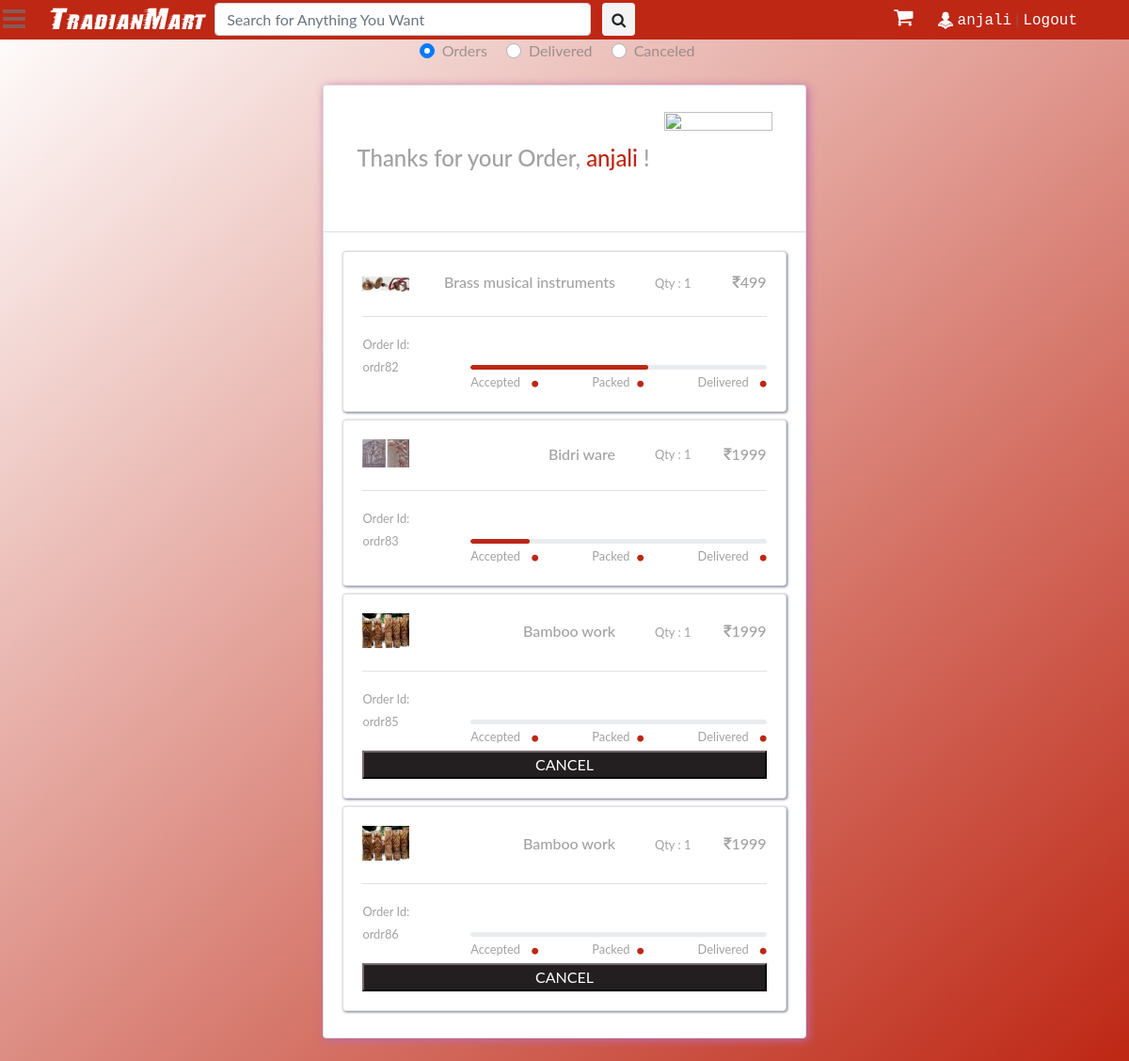
/myorders/ (signed in), run on the app's committed database.
### main/models.py (models this page shows, shortened)
class UserDetail(models.Model):
	SEX_CHOICES = (("Male",'Male'),("Female",'Female'),("Other",'Other'))
	STATE_CHOICES = (
		("Andaman & Nicobar Islands",'Andaman & Nicobar Islands'),
		("Andhra Pradesh",'Andhra Pradesh'),
		("Arunachal Pradesh",'Arunachal Pradesh'),
		("Assam",'Assam'),
		("Bihar",'Bihar'),
		("Chandigarh",'Chandigarh'),
		("Chhattisgarh",'Chhattisgarh'),
		("Dadra & Nagar Haveli",'Dadra & Nagar Haveli'),
		("Daman and Diu",'Daman and Diu'),
		("Delhi",'Delhi'),
		("Goa",'Goa'),
		("Gujarat",'Gujarat'),
		("Haryana",'Haryana'),
		("Himachal Pradesh",'Himachal Pradesh'),
		("Jammu & Kashmir",'Jammu & Kashmir'),
		("Jharkhand",'Jharkhand'),
		("Karnataka",'Karnataka'),
		("Kerala",'Kerala'),
		("Lakshadweep",'Lakshadweep'),
		("Madhya Pradesh",'Madhya Pradesh'),
		("Maharashtra",'Maharashtra'),
		("Manipur",'Manipur'),
		("Meghalaya",'Meghalaya'),
		("Mizoram",'Mizoram'),
		("Nagaland",'Nagaland'),
		("Odisha",'Odisha'),
		("Puducherry",'Puducherry'),
		("Punjab",'Punjab'),
		("Rajasthan",'Rajasthan'),
		("Sikkim",'Sikkim'),
		("Tamil Nadu",'Tamil Nadu'),
		("Telangana",'Telangana'),
		("Tripura",'Tripura'),
		("Uttarakhand",'Uttarakhand'),
		("Uttar Pradesh",'Uttar Pradesh'),
		("West Bengal",'West Bengal'),
		)
	user = models.OneToOneField(User, on_delete=models.CASCADE,primary_key=True)
	dob = models.DateField(null = True)
	photo = models.ImageField(default='default.png',upload_to='user_photos')
	mobile = models.CharField(max_length=10,null=True)
	alternate_mobile = models.CharField(max_length=10,null=True,blank=True)
	address = models.TextField()
	pincode = models.CharField(max_length=6, null=True)
	landmark = models.CharField(max_length=500, null=True, blank=True)
	locality = models.CharField(max_length=100, null=True, blank=True)
	city = models.CharField(max_length=100, null=True, blank=True)
	state = models.CharField(max_length=50,choices=STATE_CHOICES, null=True)
	sex = models.CharField(max_length=6,choices=SEX_CHOICES, null=True)

### saler/models.py (models this page shows, shortened)
class Orders(models.Model):
	STATUS_CHOICES = (("Accepted",'Accepted'),("Packed",'Packed'),("On The Way",'On The Way'),("Delivered",'Delivered'),("Cancel",'Cancel'))
	order_id = models.CharField(max_length=50,default='')
	saler = models.CharField(max_length=100,default='wrappers@admin',)
	user = models.ForeignKey(User, default='', on_delete=models.CASCADE)
	products = models.CharField(max_length=50)
	size = models.CharField(max_length=50,default='',null=True)
	status = models.CharField(max_length=15,choices=STATUS_CHOICES,default='')

class Product(models.Model):
	GST_CHOICES = (("0",'0'),("3",'3'),("5",'5'),("12",'12'),("18",'18'),("28",'28'))
	product_id = models.BigAutoField(primary_key=True)
	product_id2 = models.CharField(max_length=100,default='')
	shop = models.ForeignKey(User, on_delete=models.CASCADE,default='')
	product_name = models.CharField(max_length=100)
	category = models.ForeignKey(category, default="", verbose_name="Category", on_delete=models.SET_DEFAULT, null=True)
	subcategory = models.CharField(max_length=50, default="")
	price = models.IntegerField(default=0)
	price_not = models.IntegerField(default=999)
	desc = models.TextField()
	gst = models.CharField(default='0',max_length=3,choices=GST_CHOICES)
	pub_date = models.DateField(auto_now=True)
	image1 = models.ImageField(upload_to='products/images', default="",null=True)
	image2 = models.ImageField(upload_to='products/images', default="",null=True,blank=True)
	image3 = models.ImageField(upload_to='products/images', default="",null=True,blank=True)
	image4 = models.ImageField(upload_to='products/images', default="",null=True,blank=True)
	image5 = models.ImageField(upload_to='products/images', default="",null=True,blank=True)

### main/views.py (the view)
# urls.py: path('myorders/', views.MyOrders, name="myorders"),
def MyOrders(request):
	if request.method == 'POST':
		order_id = request.POST.get('order_id')
		o = Orders.objects.filter(order_id=order_id)[0]
		o.status = 'Cancel'
		o.save()
	params = {
		'orders': [i for i in Orders.objects.all() if i.user == request.user and i.status != 'Delivered' and i.status != 'Cancel'],
		'delivered': [i for i in Orders.objects.all() if i.user == request.user and i.status == 'Delivered'],
		'cancel': [i for i in Orders.objects.all() if i.user == request.user and i.status == 'Cancel'],
	}
	return render(request,'main/myorders.html', params)

### main/templatetags/app_tags.py (called while the page is built)
@register.filter(name='split')
def split(str, key):
    return str.split(key)

@register.filter(name='remfl')
def remfl(str1, key):
	if str1 != '' and key != '':
		return str(str1)[int(key):-int(key)]

@register.filter(name='product')
def product(str1, key):
	if str1.split(key)[0] != '':
		ppp = Product.objects.filter(product_id=str1.split(key)[0]).first()
		return [ppp.product_name,ppp.image1.url,ppp.price]

### main/templates/main/myorders.html (shortened to what this page needs)
{% extends 'main/base.html' %}
{% load static %}
    {% load app_tags %}
{% block main_body %}
<div style="width: 100%; text-align: center;">
    <div class="custom-control custom-radio custom-control-inline" onclick="document.getElementById('orders').style.display = 'block';document.getElementById('delivered').style.display = 'none';document.getElementById('cancel').style.display = 'none';">
      <label class="custom-control-label" for="customRadioInline1">Orders</label>
    </div>
    <div class="custom-control custom-radio custom-control-inline" onclick="document.getElementById('orders').style.display = 'none';document.getElementById('delivered').style.display = 'block';document.getElementById('cancel').style.display = 'none';">
      <label class="custom-control-label" for="customRadioInline2">Delivered</label>
    </div>
    <div class="custom-control custom-radio custom-control-inline"onclick="document.getElementById('orders').style.display = 'none';document.getElementById('delivered').style.display = 'none';document.getElementById('cancel').style.display = 'block';">
      <label class="custom-control-label" for="customRadioInline3">Canceled</label>
    </div>
</div>
<div id="orders">
    <div class="container-fluid my-4 d-flex justify-content-center">
        <div class="card card-1">
            <div class="card-header bg-white">
                <div class="media flex-sm-row flex-column-reverse justify-content-between ">
                    <div class="col my-auto">
                        <h4 class="mb-0">Thanks for your Order, <span class="change-color">{{request.user.first_name}}</span> !</h4>
                    </div>
                    <div class="col-auto text-center my-auto pl-0 sm-4"> <img class="img-fluid my-auto align-items-center mb-0 pt-3" src="{% static 'main/images/logo.png' %}" width="115" height="115">
                    </div>
                </div>
            </div>
            <div class="card-body">
                {% for ord in orders %}
                <div class="row pb-2">
                    <div class="col">
                        <div class="card card-2">
                            <div class="card-body">
                                {% for item in ord.products|split:',' %}
                                <div class="media mb-2">
                                    {% if item|product:'|'|slice:'0:1'|remfl:'2'%}
                                    <div class="sq align-self-center "> <img class="img-fluid my-auto align-self-center mr-2 mr-md-4 pl-0 p-0 m-0" src="{{item|product:'|'|slice:'1:2'|remfl:'2'}}" width="50" /> </div>
                                    <div class="media-body my-auto text-right">
                                        <div class="row my-auto flex-column flex-md-row">
                                            <div class="col-sm-7 my-auto">
                                                <h6 class="mb-0"> {{item|product:'|'|slice:'0:1'|remfl:'2'}}</h6>
                                            </div>
                                            <div class="col my-auto"> <small>Qty : {{item|split:'|'|slice:'1:2'|remfl:'2'}}</small></div>
                                            <div class="col my-auto">
                                                <h6 class="mb-0"><i class="fa fa-inr" aria-hidden="true"></i>{{item|product:'|'|slice:'2:3'|remfl:'1'}}</h6>
                                            </div>
                                        </div>
                                    </div>
                                    {% endif %}
                                </div>
                                {% endfor %}
                                <hr class="my-3 ">
                                <div class="row">
                                    <div class="col-md-3 mb-3"> <small>Order Id: <span>{{ord.order_id}}</span></small> </div>
                                    <div class="col mt-auto">
                                        <div class="progress my-auto">
                                            {% if ord.status == 'Accepted' %}
                                            <div class="progress-bar progress-bar rounded" style="width: 20%" role="progressbar" aria-valuenow="25" aria-valuemin="0" aria-valuemax="100"></div>
                                            {% elif ord.status == 'Packed' %}
                                            <div class="progress-bar progress-bar rounded" style="width: 60%" role="progressbar" aria-valuenow="25" aria-valuemin="0" aria-valuemax="100"></div>
                                            {% elif ord.status == 'Delivered' %}
                                            <div class="progress-bar progress-bar rounded" style="width: 100%" role="progressbar" aria-valuenow="25" aria-valuemin="0" aria-valuemax="100"></div>
                                            {% endif %}
                                        </div>
                                        <div class="media row justify-content-between ">
                                            <div class="col-auto text-right"><span> <small class="text-right mr-sm-2">Accepted</small> <i class="fa fa-circle active"></i> </span></div>
                                            <div class="flex-col"> <span> <small class="text-right mr-sm-2">Packed</small><i class="fa fa-circle active"></i></span></div>
                                            <div class="col-auto flex-col-auto"><small class="text-right mr-sm-2">Delivered</small><span> <i class="fa fa-circle active"></i></span></div>
                                        </div>
                                    </div>
                                </div>
                                <div class="p-0 m-0 w-100">
                                    {% if not ord.status == 'Accepted' and not ord.status == 'Delivered' and not ord.status == 'Packed' %}
                                    <form method="POST">{% csrf_token %}
                                         <button style=" background-color: #231f20; color: #fff; border-color: #231f20;" class="mt-1 w-100">CANCEL</button>
                                    </form>
                                    {% endif %}
                                </div>
                            </div>
                        </div>
                    </div>
                </div>
               {% endfor %}
            </div>
        </div>
    </div>
</div>
{% endblock main_body %}

### main/templates/main/base.html (shortened to what this page needs)
<!DOCTYPE html>
<html>
<head>
	{% load static %}
	{% load app_tags %}
	<link href="{% static 'main/css/bootstrap.min.css' %}" rel="stylesheet" type="text/css" media="all" />
	<link href="{% static 'main/css/style.css' %}" rel="stylesheet" type="text/css" media="all" />
	<link href="{% static 'saler/font-awesome/css/font-awesome.min.css' %}" rel="stylesheet">
</head>
<body>
	<nav class="main_nav" id="main_nav">
		<div class="container">
			<div class="nav_links">
				<a href="{% url 'home' %}" class="logo">TradianMart</i></a>
				<form class="form-inline my-2 my-lg-0 serch" action="/search">
					<input class="form-control mr-sm-2" type="search" placeholder="Search for Anything You Want"
						aria-label="Search" name="query">
					<button class="btn" type="submit" style="margin: 0;"><i class="fa fa-search"
							aria-hidden="true"></i></button>
				</form>
			</div>
			<div class="user_links pt-1">
				<a href="{% url 'main_cart' %}" style="font-size: 22px; color: #fff; margin-right: 20px;"><i
						class="fa fa-shopping-cart" aria-hidden="true"></i></a>
				{% if request.user.is_authenticated %}
				<a href="##" data-container="body" data-toggle="popover" data-placement="bottom" data-trigger="focus"
					data-html="true"
					data-content="<a href='{% url 'myorders' %}'>My Order</a><br><a href='{% url 'account_settings' %}'>Account Settings</a>"><img
						src="{{request.user.userdetail.photo.url}}"
						style="height: 20px; width: 20px; border-radius: 10px; margin-right: 3px;">{{request.user.first_name}}</a>&nbsp;|
				<a href="{% url 'logout' %}">Logout</a>
				{% else %}
				<a href="{% url 'login' %}">Login</a>&nbsp;|
				<a href="{% url 'signup' %}">Register</a>&nbsp;|
				<a href="{% url 'seller_signup' %}">Seller</a>
				{% endif %}
			</div>
		</div>
	</nav>
	<a class="menu_bar"><i class="fa fa-bars" aria-hidden="true"></i></a>
	<main class="" id="menu_close">
		{% block main_body %}
		{% endblock main_body %}
	</main>
</body>
</html>

### main/static/main/css/style.css (style rules this page uses)
body a { text-decoration:none; transition:0.5s all; -webkit-transition:0.5s all; -moz-transition:0.5s all; -o-transition:0.5s all; -ms-transition:0.5s all; }
.menu_bar { position: fixed; top: -2px; left: 3px; z-index: 99; color: #fff; font-size: 28px; }
main { transition: all 300ms linear; padding-top: 42px; }
.main_nav input { height: 35px; }
.main_nav button { background-color: #f4f4f4; height: 35px; padding: 0 9px 0 9px; }
.main_nav { height: 42px; width: 100%; position: fixed; background-color: #be2714; z-index: 99; }
.main_nav .serch { display: inline; float: right; padding: 3px 0 0 10px; }
.main_nav .serch input { width: 400px; }
.main_nav .nav_links { float: left; margin-left: 10px; }
.main_nav .nav_links .logo { font-size: 28px; font-family: stormextrabold; color: #fff; }
.main_nav .nav_links a { font-family: Courier New; color: #fff; }
.main_nav .user_links { float: right; margin-right: 10px }
.main_nav .user_links a { font-family: Courier New; color: #fff; }
.active { left: 0; }

### main/templates/main/myorders.html (style rules this page uses)
body { min-height: 100vh; background-size: cover; font-family: 'Lato', sans-serif; color: rgba(116, 116, 116, 0.667); background: linear-gradient(140deg, #fff, 50%, #be2714) }
.container-fluid { margin-top: 200px }
.card-1 { box-shadow: 2px 2px 10px 0px rgb(190, 108, 170) }
hr { background-color: rgba(248, 248, 248, 0.667) }
.change-color { color: #be2714 !important }
.card-2 { box-shadow: 1px 1px 3px 0px rgb(112, 115, 139) }
.fa-circle.active { font-size: 8px; color: #be2714 }
.fa-circle { font-size: 8px; color: #aaa }
.rounded { border-radius: 2.25rem !important }
.progress-bar { background-color: #be2714 !important }
.progress { height: 5px !important; margin-bottom: 0 }

### data on the page
Orders: price (picture), products "1", order_id "ordr82"
Product: products "Brass musical instruments", products "499"
Orders: price (picture), products "1", order_id "ordr83"
Product: products "Bidri ware", products "1999"
Orders: price (picture), products "1", order_id "ordr85"
Product: products "Bamboo work" "Bamboo work", products "1999" "1999"
Orders: price (picture), products "1", order_id "ordr86"

### other printed values
{{ request.user.first_name }} "anjali"
